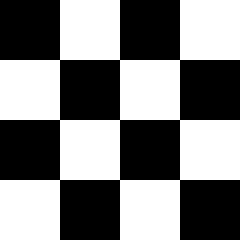
#> input picture lab_1/quad.bmp, 120 x 120 px (shown 2 times larger)
$ python parte_3.py   (older library calls are emulated)
#> lines starting #> are read from the running program, lines starting #| are printed output that depends on the picture; after the words box and inside, x2 and y2 are one past the last pixel; in counts of white or black regions, pixels touching at a corner belong together
import cv2
import numpy as np

img_quad = cv2.imread('quad.bmp', cv2.IMREAD_GRAYSCALE)
#> img_quad: shape (120, 120); 50% white; 1 white region, box (x1, y1, x2, y2) and area: (0, 0, 120, 120) 7200
img_quad = img_quad.astype(float)

# PASSA ALTA
img_a = cv2.filter2D(img_quad, -1, np.matrix([[-1, -1, -1], [-1, 8, -1], [-1, -1, -1]]))
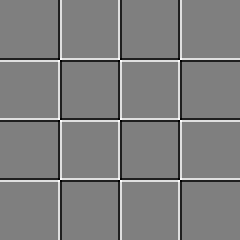
#> img_a: shape (120, 120) float64 (shown 2 times larger); min -1020, max 1020, mean 0; drawn with min black and max white

# NORMALIZA
img_b_normal = cv2.normalize(img_a, None, alpha=0, beta=1, norm_type=cv2.NORM_MINMAX, dtype=cv2.CV_32F)

# MEDIA
img_b = cv2.filter2D(img_b_normal, -1, np.matrix([[1 / 9, 1 / 9, 1 / 9], [1 / 9, 1 / 9, 1 / 9], [1 / 9, 1 / 9, 1 / 9]]))

# SOBER
img_c_vert = cv2.filter2D(img_quad, -1, np.matrix([[-1, -2, -1], [0, 0, 0], [1, 2, 1]]))
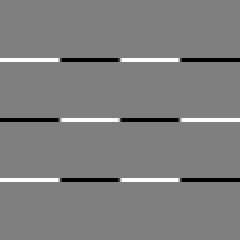
#> img_c_vert: shape (120, 120) float64 (shown 2 times larger); min -1020, max 1020, mean 0; drawn with min black and max white
img_c_hor = cv2.filter2D(img_c_vert, -1, np.matrix([[-1, 0, 1], [-2, 0, 2], [-1, 0, 1]]))
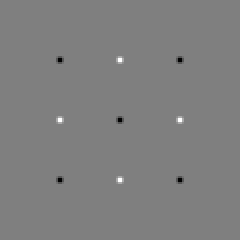
#> img_c_hor: shape (120, 120) float64 (shown 2 times larger); min -4590, max 4590, mean -2.3; drawn with min black and max white

# cv2.imshow('IMAGEM ORIGINAL: ', img_quad)
# cv2.imshow('IMAGEM A: ', img_a)
cv2.imshow('IMAGEM B: ', img_b_normal)
# cv2.imshow('IMAGEM C VERTICAL: ', img_c_vert)
cv2.imshow('IMAGEM C HORIZONTAL: ', img_c_hor)
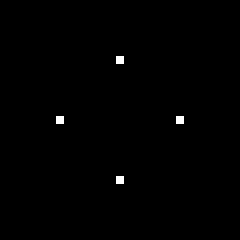
#> window 'IMAGEM C HORIZONTAL: ': shape (120, 120) (shown 2 times larger); 0.44% white; 4 white regions (4 under 20 px)

cv2.waitKey(0)
cv2.destroyAllWindows()
